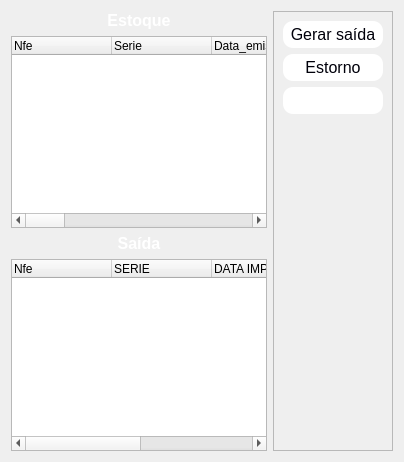
          <widget class="QWidget" name="tables">
           <attribute name="title">
            <string>Base</string>
           </attribute>
           <layout class="QVBoxLayout" name="verticalLayout_7">
            <item>
             <layout class="QHBoxLayout" name="horizontalLayout_3">
              <item>
               <layout class="QVBoxLayout" name="verticalLayout_6">
                <item>
                 <layout class="QVBoxLayout" name="verticalLayout_5">
                  <item>
                   <widget class="QLabel" name="label_3">
                    <property name="text">
                     <string>&lt;html&gt;&lt;head/&gt;&lt;body&gt;&lt;p align=&quot;center&quot;&gt;&lt;span style=&quot; font-size:12pt; font-weight:600; color:#ffffff;&quot;&gt;Estoque&lt;/span&gt;&lt;/p&gt;&lt;/body&gt;&lt;/html&gt;</string>
                    </property>
                   </widget>
                  </item>
                  <item>
                   <widget class="QTreeWidget" name="tw_estoque">
                    <property name="styleSheet">
                     <string notr="true"/>
                    </property>
                    <property name="alternatingRowColors">
                     <bool>false</bool>
                    </property>
                    <column>
                     <property name="text">
                      <string>Nfe</string>
                     </property>
                    </column>
                    <column>
                     <property name="text">
                      <string>Serie</string>
                     </property>
                    </column>
                    <column>
                     <property name="text">
                      <string>Data_emissao</string>
                     </property>
                    </column>
                    <column>
                     <property name="text">
                      <string>Chave</string>
                     </property>
                    </column>
                    <column>
                     <property name="text">
                      <string>Cnpj_emitente</string>
                     </property>
                    </column>
                    <column>
                     <property name="text">
                      <string>Emitente</string>
                     </property>
                    </column>
                    <column>
                     <property name="text">
                      <string>Total Nfe</string>
                     </property>
                    </column>
                    <column>
                     <property name="text">
                      <string>Item</string>
                     </property>
                    </column>
                    <column>
                     <property name="text">
                      <string>Cod Item</string>
                     </property>
                    </column>
                    <column>
                     <property name="text">
                      <string>Quantidade</string>
                     </property>
                    </column>
                    <column>
                     <property name="text">
                      <string>Descrição</string>
                     </property>
                    </column>
                    <column>
                     <property name="text">
                      <string>Unidade medida</string>
                     </property>
                    </column>
                    <column>
                     <property name="text">
                      <string>Valor Produto</string>
                     </property>
                    </column>
                    <column>
                     <property name="text">
                      <string>Data Importação</string>
                     </property>
                    </column>
                    <column>
                     <property name="text">
                      <string>Usuário</string>
                     </property>
                    </column>
                   </widget>
                  </item>
                 </layout>
                </item>
                <item>
                 <layout class="QVBoxLayout" name="verticalLayout_4">
                  <item>
                   <widget class="QLabel" name="label_2">
                    <property name="text">
                     <string>&lt;html&gt;&lt;head/&gt;&lt;body&gt;&lt;p align=&quot;center&quot;&gt;&lt;span style=&quot; font-size:12pt; font-weight:600; color:#ffffff;&quot;&gt;Saída&lt;/span&gt;&lt;/p&gt;&lt;/body&gt;&lt;/html&gt;</string>
                    </property>
                   </widget>
                  </item>
                  <item>
                   <widget class="QTreeWidget" name="tw_saida">
                    <property name="styleSheet">
                     <string notr="true"/>
                    </property>
                    <column>
                     <property name="text">
                      <string>Nfe</string>
                     </property>
                    </column>
                    <column>
                     <property name="text">
                      <string>SERIE</string>
                     </property>
                    </column>
                    <column>
                     <property name="text">
                      <string>DATA IMPORTAÇÃO</string>
                     </property>
                    </column>
                    <column>
                     <property name="text">
                      <string>DATA SAÍDA</string>
                     </property>
                    </column>
                    <column>
                     <property name="text">
                      <string>USUÁRIO</string>
                     </property>
                    </column>
                   </widget>
                  </item>
                 </layout>
                </item>
               </layout>
              </item>
              <item>
               <widget class="QFrame" name="frame_2">
                <property name="sizePolicy">
                 <sizepolicy hsizetype="Fixed" vsizetype="Preferred">
                  <horstretch>0</horstretch>
                  <verstretch>0</verstretch>
                 </sizepolicy>
                </property>
                <property name="frameShape">
                 <enum>QFrame::Shape::StyledPanel</enum>
                </property>
                <property name="frameShadow">
                 <enum>QFrame::Shadow::Raised</enum>
                </property>
                <layout class="QVBoxLayout" name="verticalLayout_3">
                 <item>
                  <widget class="QPushButton" name="btn_gerar">
                   <property name="minimumSize">
                    <size>
                     <width>100</width>
                     <height>27</height>
                    </size>
                   </property>
                   <property name="cursor">
                    <cursorShape>PointingHandCursor</cursorShape>
                   </property>
                   <property name="styleSheet">
                    <string notr="true">QPushButton{
	color: rgb(0,0,10);
    border-radius: 10px; 
	font-size: 16px; 
	background-color: #fff;
;}

QPushButton:hover{
	
	background-color: rgb(170, 255, 255);
	 color:black
}
</string>
                   </property>
                   <property name="text">
                    <string>Gerar saída</string>
                   </property>
                  </widget>
                 </item>
                 <item>
                  <widget class="QPushButton" name="btn_estorno">
                   <property name="minimumSize">
                    <size>
                     <width>100</width>
                     <height>27</height>
                    </size>
                   </property>
                   <property name="cursor">
                    <cursorShape>PointingHandCursor</cursorShape>
                   </property>
                   <property name="styleSheet">
                    <string notr="true">QPushButton{
	color: rgb(0,0,10);
    border-radius: 10px; 
	font-size: 16px; 
	background-color: #fff;
;}

QPushButton:hover{
	
	background-color: rgb(170, 255, 255);
	 color:black
}

</string>
                   </property>
                   <property name="text">
                    <string>Estorno</string>
                   </property>
                  </widget>
                 </item>
                 <item>
                  <widget class="QPushButton" name="btn_">
                   <property name="minimumSize">
                    <size>
                     <width>100</width>
                     <height>27</height>
                    </size>
                   </property>
                   <property name="cursor">
                    <cursorShape>PointingHandCursor</cursorShape>
                   </property>
                   <property name="styleSheet">
                    <string notr="true">QPushButton{
	color: rgb(0,0,10);
    border-radius: 10px;
	 font-size: 16px; 
	background-color: #fff;
;}

QPushButton:hover{
	background-color: #fff;
	 color:black
}</string>
                   </property>
                   <property name="text">
                    <string/>
                   </property>
                  </widget>
                 </item>
                 <item>
                  <spacer name="verticalSpacer">
                   <property name="orientation">
                    <enum>Qt::Orientation::Vertical</enum>
                   </property>
                   <property name="sizeHint" stdset="0">
                    <size>
                     <width>20</width>
                     <height>40</height>
                    </size>
                   </property>
                  </spacer>
                 </item>
                </layout>
               </widget>
              </item>
             </layout>
            </item>
           </layout>
          </widget>
